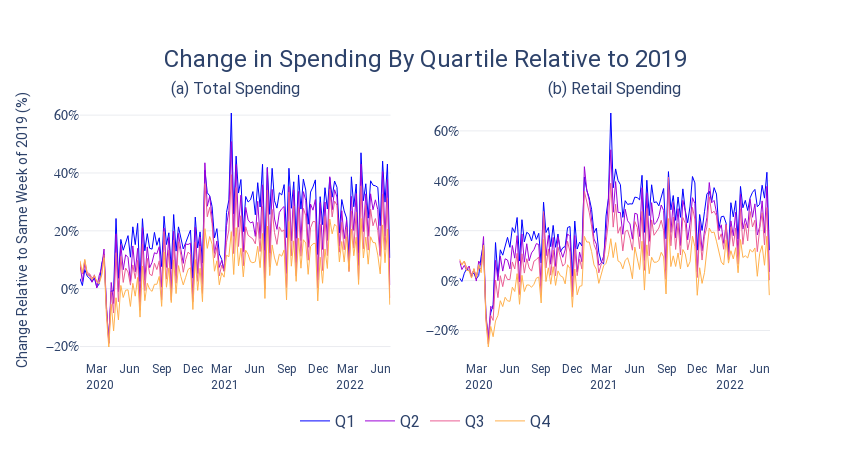

Write notebook code for a chart like this one.
### Code cell
fig = make_subplots(rows=1, cols=2,
                   subplot_titles=("(a) Total Spending", "(b) Retail Spending"))

df1 = spend_inc2019_change2019
df2 = retspend_inc2019_change2019

trace = go.Scatter(
    x=df1["date"],
    y=(df1["yoy2019spend1"]),
    line_width=1,
    line_color="#0000ff", ##003f5c
    name="Q1",
    mode="lines",
    hovertemplate='Week end: <b>%{x}</b><br> Change in total spending relative to 2019 of 1st quartile: <b>%{y:.1%}</b><extra></extra>'
    )
fig.add_trace(trace, row=1, col=1)
trace = go.Scatter(
    x=df1["date"],
    y=(df1["yoy2019spend2"]),
    line_width=1,
    line_color="#9d02d7", ##003f5c
    name="Q2",
    mode="lines",
    hovertemplate='Week end: <b>%{x}</b><br> Change in total spending relative to 2019 of 2nd quartile: <b>%{y:.1%}</b><extra></extra>'
    )
fig.add_trace(trace, row=1, col=1)
trace = go.Scatter(
    x=df1["date"],
    y=(df1["yoy2019spend3"]),
    line_width=1,
    line_color="#ea5f94", ##003f5c
    name="Q3",
    mode="lines",
    hovertemplate='Week end: <b>%{x}</b><br> Change in total spending relative to 2019 of 3rd quartile: <b>%{y:.1%}</b><extra></extra>'
    )
fig.add_trace(trace, row=1, col=1)
trace = go.Scatter(
    x=df1["date"],
    y=(df1["yoy2019spend4"]),
    line_width=1,
    line_color="#ffb14e", ##003f5c
    name="Q4",
    mode="lines",
    legendgroup='group1',
    hovertemplate='Week end: <b>%{x}</b><br> Change in total spending relative to 2019 of 4th quartile: <b>%{y:.1%}</b><extra></extra>'
    )
fig.add_trace(trace, row=1, col=1)



#############

trace = go.Scatter(
    x=df2["date"],
    y=(df2["yoy2019retspend1"]),
    line_width=1,
    line_color="#0000ff", ##003f5c
    name="Q1",
    mode="lines",
    legendgroup='group1',
    showlegend=False,    
    hovertemplate='Week end: <b>%{x}</b><br> Change in retail spending relative to 2019 of 1st quartile:: <b>%{y:.1%}</b><extra></extra>'
    )
fig.add_trace(trace, row=1, col=2)
trace = go.Scatter(
    x=df2["date"],
    y=(df2["yoy2019retspend2"]),
    line_width=1,
    line_color="#9d02d7", ##003f5c
    name="Q2",
    mode="lines",
    legendgroup='group1',
    showlegend=False,    
    hovertemplate='Week end: <b>%{x}</b><br> Change in retail spending relative to 2019 of 2nd quartile:: <b>%{y:.1%}</b><extra></extra>'
    )
fig.add_trace(trace, row=1, col=2)
trace = go.Scatter(
    x=df2["date"],
    y=(df2["yoy2019retspend3"]),
    line_width=1,
    line_color="#ea5f94", ##003f5c
    name="Q3",
    mode="lines",
    legendgroup='group1',
    showlegend=False,    
    hovertemplate='Week end: <b>%{x}</b><br> Change in retail spending relative to 2019 of 3rd quartile: <b>%{y:.1%}</b><extra></extra>'
    )
fig.add_trace(trace, row=1, col=2)
trace = go.Scatter(
    x=df2["date"],
    y=(df2["yoy2019retspend4"]),
    line_width=1,
    line_color="#ffb14e", ##003f5c
    name="Q4",
    mode="lines",
    legendgroup='group1',
    showlegend=False,
    hovertemplate='Week end: <b>%{x}</b><br> Change in retail spending relative to 2019 of 4th quartile: <b>%{y:.1%}</b><extra></extra>'
    )
fig.add_trace(trace, row=1, col=2)


fig.update_layout (yaxis1=dict(
        zeroline=False,
        gridcolor="#EAECF0",
        gridwidth=1,
        # range=[0,20],
        tickformat='.0%',
        tickfont=dict(family="Roboto Mono", size=14, color="#2D426A"),
    ),
    yaxis2=dict(
        zeroline=False,
        gridcolor="#EAECF0",
        gridwidth=1,
        # range=[0,20],
        tickformat='.0%',
        tickfont=dict(family="Roboto Mono", size=14, color="#2D426A"),
    ),               
    xaxis1=dict(
        zeroline=False,
        zerolinecolor="#EAECF0",
        zerolinewidth=1,
     #   tickangle = 45,
     #   gridcolor="#EAECF0",
    #    gridwidth=1,
        range=["2020-01-08", "2022-07-01"],
        tickfont=dict(family="Roboto", size=12, color="#2D426A"),
        tickmode = 'array',
        tickvals = ['2020-03-01' ,'2020-06-01',  '2020-9-01', '2020-12-01', 
                    '2021-03-01' ,'2021-06-01',  '2021-9-01', '2021-12-01',
                    '2022-03-01' ,'2022-06-01',],
        ticktext = ['Mar <br> 2020', 'Jun', 'Sep', 'Dec', 'Mar <br> 2021', 'Jun', 'Sep', 'Dec', 'Mar <br> 2022', 'Jun'],
    ),
    xaxis2=dict(
        zeroline=False,
        zerolinecolor="#EAECF0",
        zerolinewidth=1,
     #   tickangle = 45,
     #   gridcolor="#EAECF0",
    #    gridwidth=1,
        range=["2020-01-08", "2022-07-01"],
        tickfont=dict(family="Roboto", size=12, color="#2D426A"),
        tickmode = 'array',
        tickvals = ['2020-03-01' ,'2020-06-01',  '2020-9-01', '2020-12-01', 
                    '2021-03-01' ,'2021-06-01',  '2021-9-01', '2021-12-01',
                    '2022-03-01' ,'2022-06-01',],
        ticktext = ['Mar <br> 2020', 'Jun', 'Sep', 'Dec', 'Mar <br> 2021', 'Jun', 'Sep', 'Dec', 'Mar <br> 2022', 'Jun'],
    ),               
    showlegend=True,
    yaxis_title="Change Relative to Same Week of 2019 (%)",
    font=dict(family="Roboto", size=12, color="#2D426A"),
    legend=dict(
        yanchor="bottom",
        y=-0.3,
        xanchor="center",
        x=0.5,
        font=dict(family="Roboto", size=16, color="#2D426A"),
        # traceorder='reversed',
        orientation="h",
    ),
    title=dict(
        font=dict(family="Roboto", size=24, color="#2D426A"),
        text="Change in Spending By Quartile Relative to 2019",
        yanchor="middle",
        y=0.87,
        xanchor="center",
        x=0.5,
    ),
    plot_bgcolor="rgba(0,0,0,0)",
    height=450, width = 850,
    hoverlabel=dict(
        bgcolor="white",
        bordercolor="#2D426A",
        font=dict(size=12, family="Roboto Mono", color="#2D426A"),
    ))



fig.show()
fig.write_html("html_figures\\spend_change_2019.html")

py.plot(fig, filename = 'spend_change_2019', auto_open=True)

### Figure 1 — Plotly figure (JSON) as saved in the notebook; plotly's stock layout.template omitted (floating-point values rounded to 4 significant figures; data arrays with more than 128 entries replaced by an {"elided": "..."} marker saying what was removed)
{"data": [{"hovertemplate": "Week end: <b>%{x}</b><br> Change in total spending relative to 2019 of 1st quartile: <b>%{y:.1%}</b><extra></extra>", "line": {"color": "#0000ff", "width": 1}, "mode": "lines", "name": "Q1", "type": "scatter", "x": {"elided": "130 str values"}, "xaxis": "x", "y": {"elided": "130 float values"}, "yaxis": "y"}, {"hovertemplate": "Week end: <b>%{x}</b><br> Change in total spending relative to 2019 of 2nd quartile: <b>%{y:.1%}</b><extra></extra>", "line": {"color": "#9d02d7", "width": 1}, "mode": "lines", "name": "Q2", "type": "scatter", "x": {"elided": "130 str values"}, "xaxis": "x", "y": {"elided": "130 float values"}, "yaxis": "y"}, {"hovertemplate": "Week end: <b>%{x}</b><br> Change in total spending relative to 2019 of 3rd quartile: <b>%{y:.1%}</b><extra></extra>", "line": {"color": "#ea5f94", "width": 1}, "mode": "lines", "name": "Q3", "type": "scatter", "x": {"elided": "130 str values"}, "xaxis": "x", "y": {"elided": "130 float values"}, "yaxis": "y"}, {"hovertemplate": "Week end: <b>%{x}</b><br> Change in total spending relative to 2019 of 4th quartile: <b>%{y:.1%}</b><extra></extra>", "legendgroup": "group1", "line": {"color": "#ffb14e", "width": 1}, "mode": "lines", "name": "Q4", "type": "scatter", "x": {"elided": "130 str values"}, "xaxis": "x", "y": {"elided": "130 float values"}, "yaxis": "y"}, {"hovertemplate": "Week end: <b>%{x}</b><br> Change in retail spending relative to 2019 of 1st quartile:: <b>%{y:.1%}</b><extra></extra>", "legendgroup": "group1", "line": {"color": "#0000ff", "width": 1}, "mode": "lines", "name": "Q1", "showlegend": false, "type": "scatter", "x": {"elided": "130 str values"}, "xaxis": "x2", "y": {"elided": "130 float values"}, "yaxis": "y2"}, {"hovertemplate": "Week end: <b>%{x}</b><br> Change in retail spending relative to 2019 of 2nd quartile:: <b>%{y:.1%}</b><extra></extra>", "legendgroup": "group1", "line": {"color": "#9d02d7", "width": 1}, "mode": "lines", "name": "Q2", "showlegend": false, "type": "scatter", "x": {"elided": "130 str values"}, "xaxis": "x2", "y": {"elided": "130 float values"}, "yaxis": "y2"}, {"hovertemplate": "Week end: <b>%{x}</b><br> Change in retail spending relative to 2019 of 3rd quartile: <b>%{y:.1%}</b><extra></extra>", "legendgroup": "group1", "line": {"color": "#ea5f94", "width": 1}, "mode": "lines", "name": "Q3", "showlegend": false, "type": "scatter", "x": {"elided": "130 str values"}, "xaxis": "x2", "y": {"elided": "130 float values"}, "yaxis": "y2"}, {"hovertemplate": "Week end: <b>%{x}</b><br> Change in retail spending relative to 2019 of 4th quartile: <b>%{y:.1%}</b><extra></extra>", "legendgroup": "group1", "line": {"color": "#ffb14e", "width": 1}, "mode": "lines", "name": "Q4", "showlegend": false, "type": "scatter", "x": {"elided": "130 str values"}, "xaxis": "x2", "y": {"elided": "130 float values"}, "yaxis": "y2"}], "layout": {"annotations": [{"font": {"size": 16}, "showarrow": false, "text": "(a) Total Spending", "x": 0.225, "xanchor": "center", "xref": "paper", "y": 1, "yanchor": "bottom", "yref": "paper"}, {"font": {"size": 16}, "showarrow": false, "text": "(b) Retail Spending", "x": 0.775, "xanchor": "center", "xref": "paper", "y": 1, "yanchor": "bottom", "yref": "paper"}], "font": {"color": "#2D426A", "family": "Roboto", "size": 12}, "height": 450, "hoverlabel": {"bgcolor": "white", "bordercolor": "#2D426A", "font": {"color": "#2D426A", "family": "Roboto Mono", "size": 12}}, "legend": {"font": {"color": "#2D426A", "family": "Roboto", "size": 16}, "orientation": "h", "x": 0.5, "xanchor": "center", "y": -0.3, "yanchor": "bottom"}, "plot_bgcolor": "rgba(0,0,0,0)", "showlegend": true, "title": {"font": {"color": "#2D426A", "family": "Roboto", "size": 24}, "text": "Change in Spending By Quartile Relative to 2019", "x": 0.5, "xanchor": "center", "y": 0.87, "yanchor": "middle"}, "width": 850, "xaxis": {"anchor": "y", "domain": [0, 0.45], "range": ["2020-01-08", "2022-07-01"], "tickfont": {"color": "#2D426A", "family": "Roboto", "size": 12}, "tickmode": "array", "ticktext": ["Mar <br> 2020", "Jun", "Sep", "Dec", "Mar <br> 2021", "Jun", "Sep", "Dec", "Mar <br> 2022", "Jun"], "tickvals": ["2020-03-01", "2020-06-01", "2020-9-01", "2020-12-01", "2021-03-01", "2021-06-01", "2021-9-01", "2021-12-01", "2022-03-01", "2022-06-01"], "zeroline": false, "zerolinecolor": "#EAECF0", "zerolinewidth": 1}, "xaxis2": {"anchor": "y2", "domain": [0.55, 1], "range": ["2020-01-08", "2022-07-01"], "tickfont": {"color": "#2D426A", "family": "Roboto", "size": 12}, "tickmode": "array", "ticktext": ["Mar <br> 2020", "Jun", "Sep", "Dec", "Mar <br> 2021", "Jun", "Sep", "Dec", "Mar <br> 2022", "Jun"], "tickvals": ["2020-03-01", "2020-06-01", "2020-9-01", "2020-12-01", "2021-03-01", "2021-06-01", "2021-9-01", "2021-12-01", "2022-03-01", "2022-06-01"], "zeroline": false, "zerolinecolor": "#EAECF0", "zerolinewidth": 1}, "yaxis": {"anchor": "x", "domain": [0, 1], "gridcolor": "#EAECF0", "gridwidth": 1, "tickfont": {"color": "#2D426A", "family": "Roboto Mono", "size": 14}, "tickformat": ".0%", "title": {"text": "Change Relative to Same Week of 2019 (%)"}, "zeroline": false}, "yaxis2": {"anchor": "x2", "domain": [0, 1], "gridcolor": "#EAECF0", "gridwidth": 1, "tickfont": {"color": "#2D426A", "family": "Roboto Mono", "size": 14}, "tickformat": ".0%", "zeroline": false}}}
